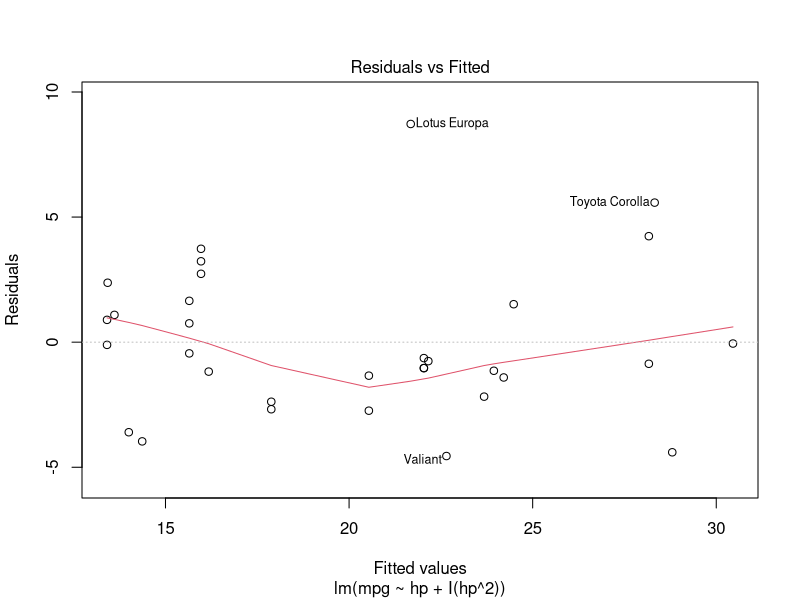
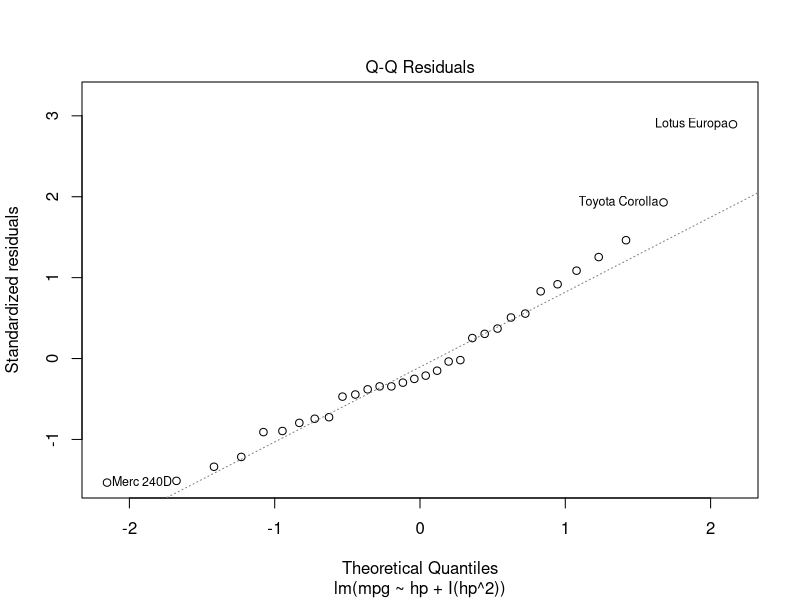
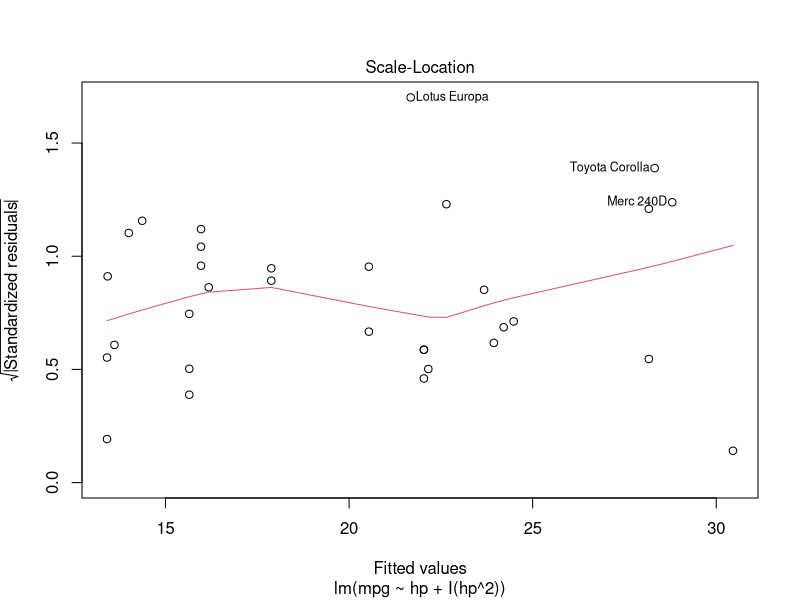
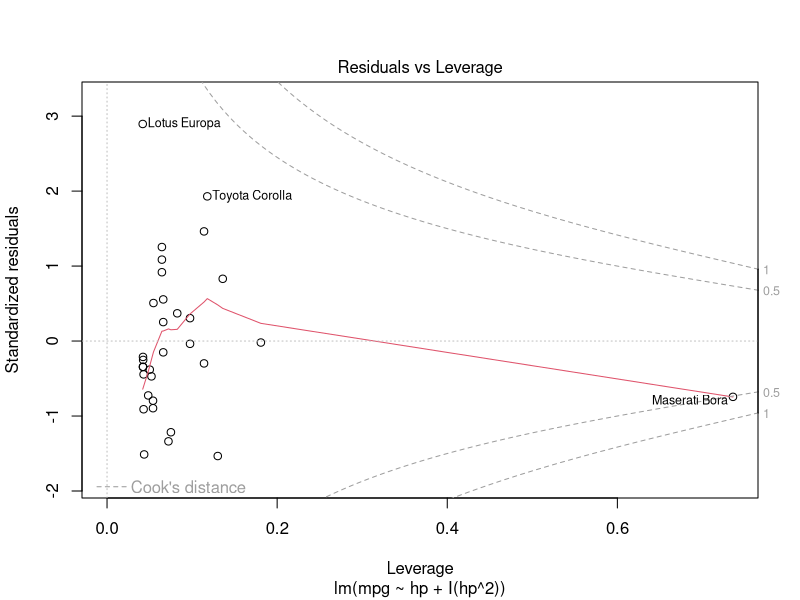

The R script that drew these images, in order:
## Additive Linear Regression
model <- lm(hp ~ cyl + carb + qsec, mtcars)
summary(model)

# Non additive linear regression
model1 <- lm(hp ~ cyl * carb, mtcars)
summary(model1)

# Polynomial Regression
model2 <- lm(mpg ~ hp + I(hp^2), mtcars)
summary(model2)
plot(model2)
